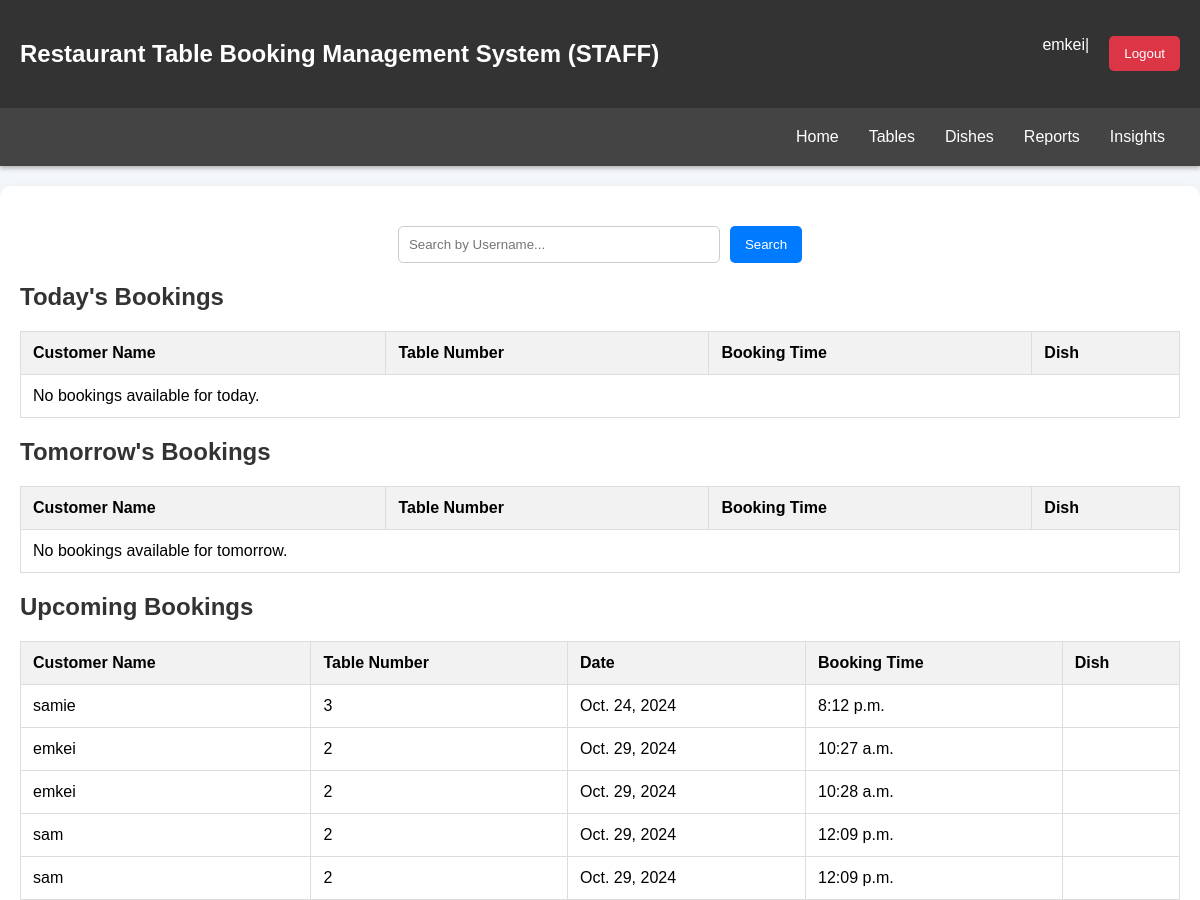
Before: /staff/ (signed in, upper part) with the older database file.
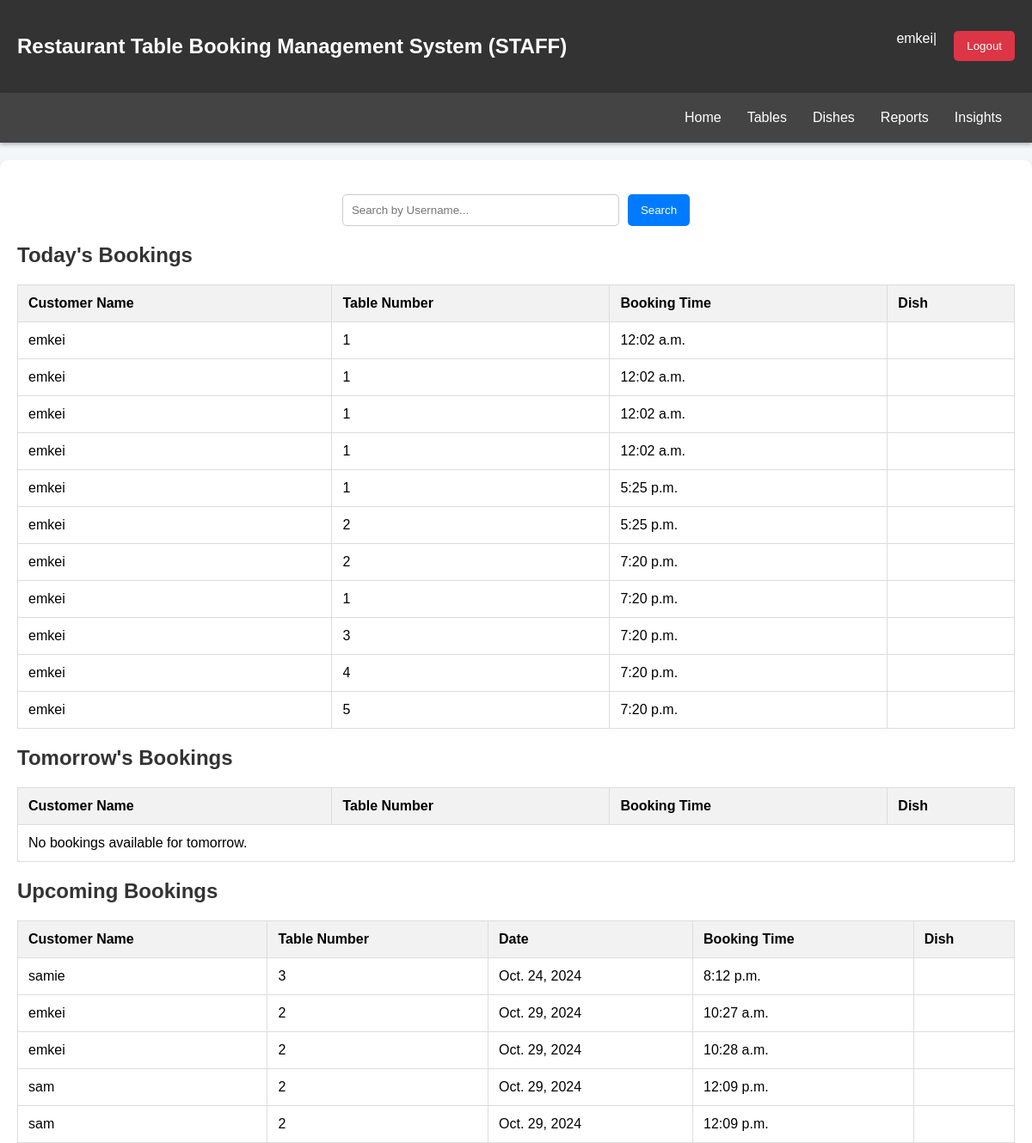
After: the same page with the newer database file.
### booking/models.py (models this page shows, shortened)
class Booking(models.Model):
    user = models.ForeignKey(User, on_delete=models.CASCADE, null=True)
    date = models.DateField()
    time = models.TimeField()
    table = models.ForeignKey(Table, on_delete=models.CASCADE)
    meal_option = models.ForeignKey(Meal, on_delete=models.CASCADE, null=True)
    phone_number = models.CharField(max_length=15, null=True)

class Table(models.Model):
    number = models.IntegerField()
    capacity = models.IntegerField()
    is_available = models.BooleanField(default=True)

### staff/views.py (the view)
# urls.py: path('', views.staff_view, name = 'staff_home'),
@staff_member_required
def staff_view(request):
    current_date = timezone.now().date()
    current_time = timezone.now().time()
    bookings = Booking.objects.all()
    past_date = current_date - timedelta(days=1 )
    today_bookings = bookings.filter(date=current_date).order_by('time')
    tomorrow_date = current_date + timedelta(days=1)
    tomorrow_bookings = bookings.filter(date=tomorrow_date).order_by('time')
    other_bookings = bookings.exclude(date__in=[past_date, current_date, tomorrow_date]).order_by('date', 'time')
    context = {
        'today_bookings': today_bookings,
        'tomorrow_bookings': tomorrow_bookings,
        'other_bookings': other_bookings,
        'user': request.user,
    }
    return render(request, 'staff.html', context)

### staff/templates/staff.html (shortened to what this page needs)
<!DOCTYPE html>
<html lang="en">
  <head>
    <link rel="stylesheet" href="https://cdnjs.cloudflare.com/ajax/libs/font-awesome/6.0.0-beta3/css/all.min.css" />
  </head>
  <body>
    <header id="header">
      <nav class="navbar">
        <h1 class="logo">Restaurant Table Booking Management System (STAFF)</h1>
        <div style = 'display:inline-flex;'>
          <span>{{ user.username }}</span>
          |
          <form class="form-btn" action="{% url 'logout' %}" method="post">
            <button type="submit">Logout</button>
          </form>
        </div>
      </nav>
      <nav class="subnav">
        <a href="{% url 'staff_home' %}">Home</a>
        <a href="{% url 'tables' %}">Tables</a>
        <a href="{% url 'dishes' %}">Dishes</a>
        <a href="{% url 'reports' %}">Reports</a>
        <a href="{% url 'booking_statistics' %}">Insights</a>
      </nav>
    </header>
    {% block content %}
    <div class="container">
      <div class="search-container">
        <input type="text" id="searchInput" placeholder="Search by Username..." />
        <button onclick="searchBookings()">Search</button>
      </div>
      <h2>Today's Bookings</h2>
      <table id="todayBookings">
        <thead>
          <tr>
            <th>Customer Name</th>
            <th>Table Number</th>
            <th>Booking Time</th>
            <th>Dish</th>
          </tr>
        </thead>
        <tbody>
          {% for booking in today_bookings %}
          <tr onclick="window.location='{% url 'book_detail' booking.id %}'" style="cursor: pointer;">
            <td>{{ booking.user }}</td>
            <td>{{ booking.table.number }}</td>
            <td>{{ booking.time }}</td>
            <td>{{ booking.meal }}</td>
          </tr>
          {% empty %}
          <tr>
            <td colspan="4">No bookings available for today.</td>
          </tr>
          {% endfor %}
        </tbody>
      </table>
      <h2>Tomorrow's Bookings</h2>
      <table id="tomorrowBookings">
        <thead>
          <tr>
            <th>Customer Name</th>
            <th>Table Number</th>
            <th>Booking Time</th>
            <th>Dish</th>
          </tr>
        </thead>
        <tbody>
          {% for booking in tomorrow_bookings %}
          <tr onclick="window.location='{% url 'book_detail' booking.id %}'" style="cursor: pointer;">
            <td>{{ booking.user }}</td>
            <td>{{ booking.table.number }}</td>
            <td>{{ booking.time }}</td>
            <td>{{ booking.meal }}</td>
          </tr>
          {% empty %}
          <tr>
            <td colspan="4">No bookings available for tomorrow.</td>
          </tr>
          {% endfor %}
        </tbody>
      </table>
      <h2>Upcoming Bookings</h2>
      <table id="upcomingBookings">
        <thead>
          <tr>
            <th>Customer Name</th>
            <th>Table Number</th>
            <th>Date</th>
            <th>Booking Time</th>
            <th>Dish</th>
          </tr>
        </thead>
        <tbody>
          {% for booking in other_bookings %}
          <tr onclick="window.location='{% url 'book_detail' booking.id %}'" style="cursor: pointer;">
            <td>{{ booking.user }}</td>
            <td>{{ booking.table.number }}</td>
            <td>{{ booking.date }}</td>
            <td>{{ booking.time }}</td>
            <td>{{ booking.meal }}</td>
          </tr>
          {% empty %}
          <tr>
            <td colspan="5">No other bookings available.</td>
          </tr>
          {% endfor %}
        </tbody>
      </table>
    </div>
    {% endblock %}
  </body>
</html>

Changed rows visible on the page:
added Booking: user "emkei", table.number "1", time "12:02 a.m.", shown under "Today's Bookings"
added Booking: user "emkei", table.number "1", time "12:02 a.m.", shown under "Today's Bookings"
added Booking: user "emkei", table.number "1", time "12:02 a.m.", shown under "Today's Bookings"
added Booking: user "emkei", table.number "1", time "12:02 a.m.", shown under "Today's Bookings"
added Booking: user "emkei", table.number "1", time "5:25 p.m.", shown under "Today's Bookings"
added Booking: user "emkei", table.number "2", time "5:25 p.m.", shown under "Today's Bookings"
added Booking: user "emkei", table.number "2", time "7:20 p.m.", shown under "Today's Bookings"
added Booking: user "emkei", table.number "1", time "7:20 p.m.", shown under "Today's Bookings"
added Booking: user "emkei", table.number "3", time "7:20 p.m.", shown under "Today's Bookings"
added Booking: user "emkei", table.number "4", time "7:20 p.m.", shown under "Today's Bookings"
added Booking: user "emkei", table.number "5", time "7:20 p.m.", shown under "Today's Bookings"
Other visible differences:
text no longer shown: "No bookings available for today."
